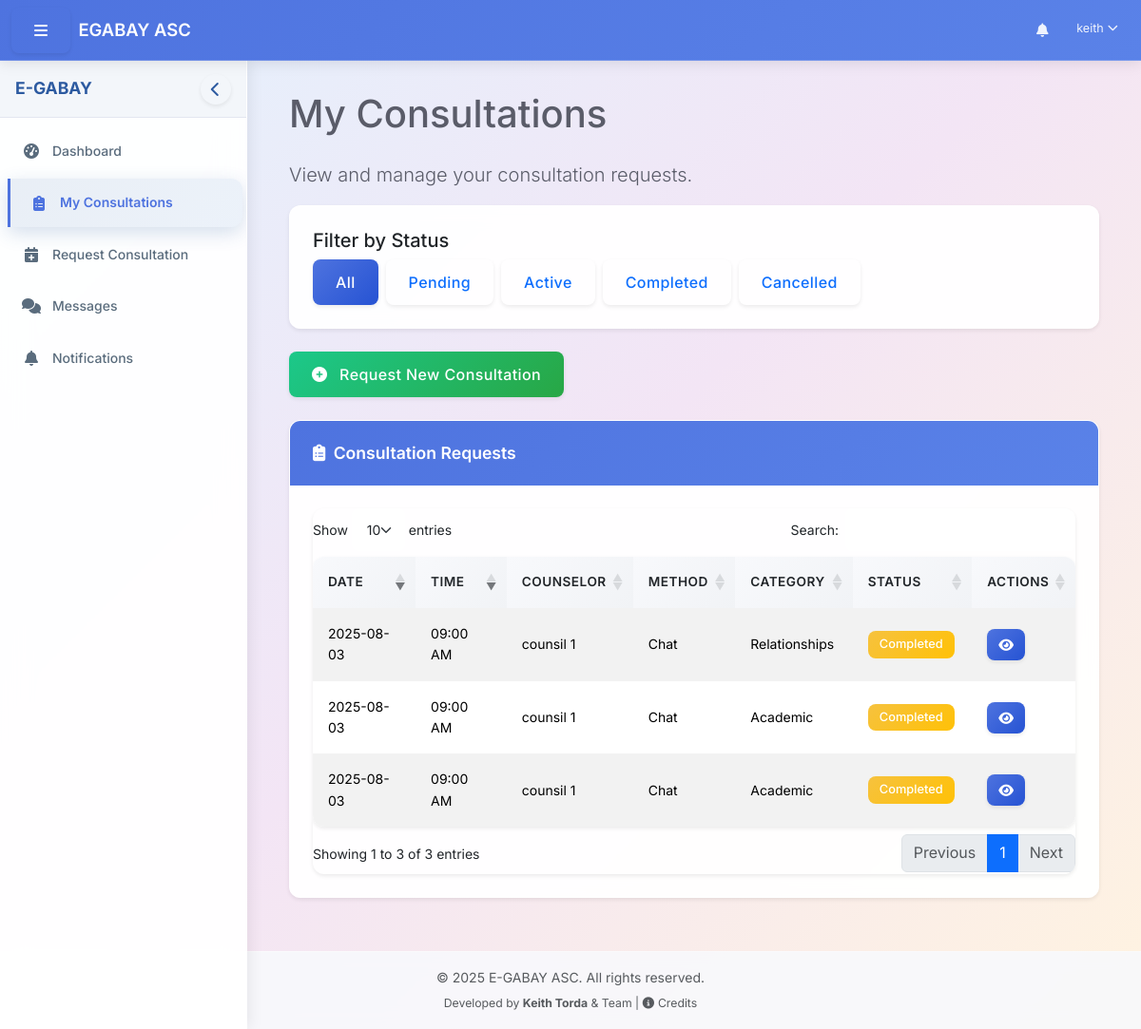
Before: /dashboard/student/consultations.php (signed in) with the older database file.
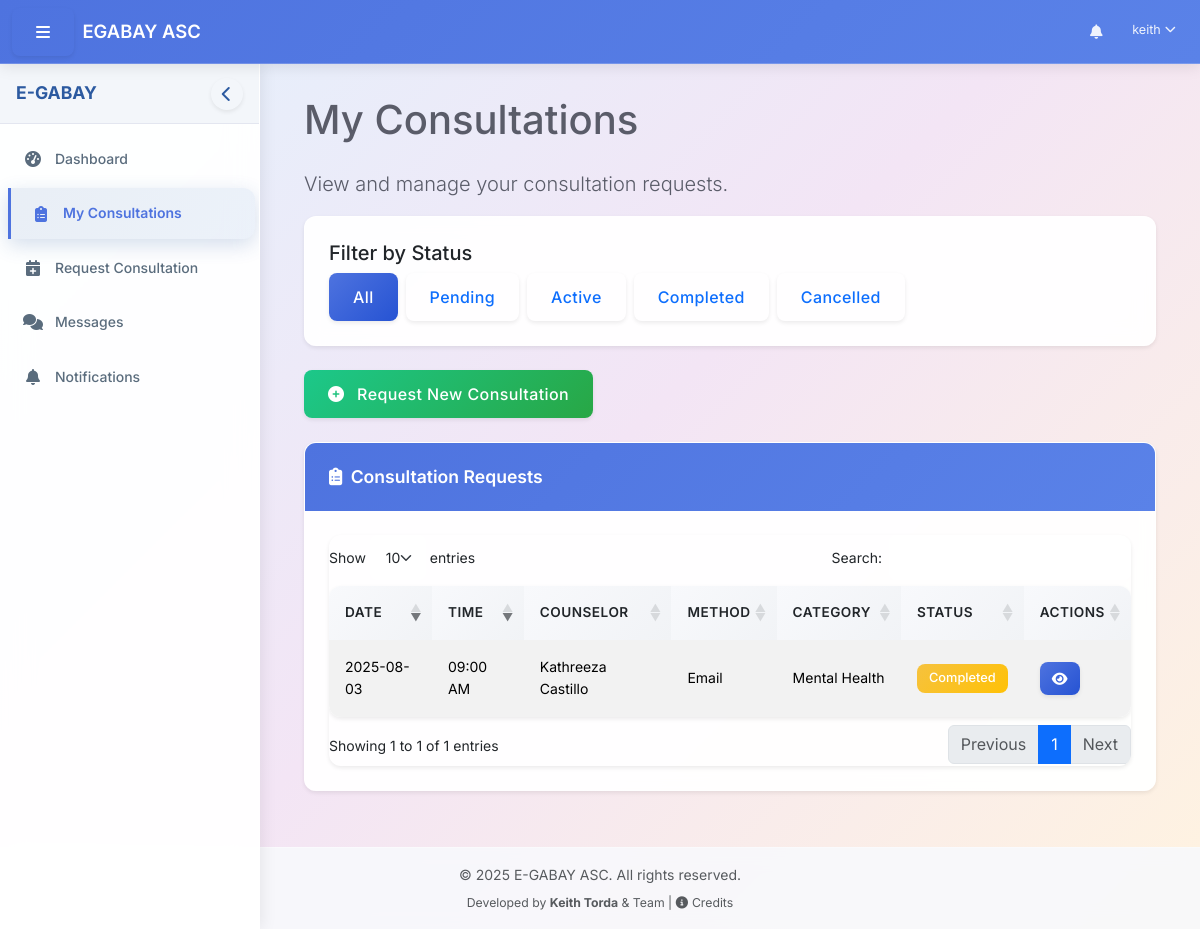
After: the same page with the newer database file.
### tables this page shows
CREATE TABLE `consultation_requests` (
  `id` int(11) NOT NULL AUTO_INCREMENT,
  `student_id` int(11) NOT NULL,
  `counselor_id` int(11) DEFAULT NULL,
  `issue_description` text NOT NULL,
  `issue_category` varchar(100) DEFAULT NULL,
  `preferred_date` date NOT NULL,
  `preferred_time` time NOT NULL,
  `communication_method` enum('in_person','phone','video','email','chat','voice') NOT NULL,
  `is_anonymous` tinyint(1) NOT NULL DEFAULT 0,
  `status` enum('pending','live','completed','cancelled') NOT NULL DEFAULT 'pending',
  `counselor_notes` text DEFAULT NULL,
  `created_at` timestamp NOT NULL DEFAULT current_timestamp(),
  `updated_at` timestamp NOT NULL DEFAULT current_timestamp() ON UPDATE current_timestamp(),
  PRIMARY KEY (`id`),
  KEY `idx_consultation_requests_student` (`student_id`),
  KEY `idx_consultation_requests_counselor` (`counselor_id`),
  CONSTRAINT `consultation_requests_ibfk_1` FOREIGN KEY (`student_id`) REFERENCES `users` (`user_id`) ON DELETE CASCADE,
  CONSTRAINT `consultation_requests_ibfk_2` FOREIGN KEY (`counselor_id`) REFERENCES `users` (`user_id`) ON DELETE CASCADE
);

CREATE TABLE `users` (
  `user_id` int(11) NOT NULL AUTO_INCREMENT,
  `username` varchar(50) NOT NULL,
  `password` varchar(255) NOT NULL,
  `first_name` varchar(100) NOT NULL,
  `last_name` varchar(100) NOT NULL,
  `email` varchar(100) NOT NULL,
  `role_id` int(11) NOT NULL,
  `is_active` tinyint(1) DEFAULT 1,
  `last_login` datetime DEFAULT NULL,
  `created_at` timestamp NOT NULL DEFAULT current_timestamp(),
  `updated_at` timestamp NOT NULL DEFAULT current_timestamp() ON UPDATE current_timestamp(),
  `profile_picture` varchar(255) DEFAULT NULL,
  `verification_token` varchar(64) DEFAULT NULL,
  `is_verified` tinyint(1) NOT NULL DEFAULT 0,
  PRIMARY KEY (`user_id`),
  UNIQUE KEY `username` (`username`),
  UNIQUE KEY `email` (`email`),
  KEY `idx_users_role` (`role_id`),
  CONSTRAINT `users_ibfk_1` FOREIGN KEY (`role_id`) REFERENCES `roles` (`role_id`)
);

### includes/utility.php (called while the page is built, shortened)
<?php
function formatDate($date, $format = 'Y-m-d') {
    $timestamp = strtotime($date);
    return date($format, $timestamp);
}
function formatTime($time, $format = 'h:i A') {
    $timestamp = strtotime($time);
    return date($format, $timestamp);
}
?>

### dashboard/student/consultations.php (the view, shortened to what the changed rows need)
<?php
require_once __DIR__ . '/../../includes/path_fix.php';
require_once $base_path . '/config/config.php';
require_once $base_path . '/classes/Auth.php';
$user_id = $_SESSION['user_id'];
$database = new Database();
$db = $database->getConnection();
$status_filter = isset($_GET['status']) ? $_GET['status'] : '';
$query = "SELECT cr.*,
          u.first_name as counselor_first_name, u.last_name as counselor_last_name
          FROM consultation_requests cr
          LEFT JOIN users u ON cr.counselor_id = u.user_id
          WHERE cr.student_id = ?";
$query .= " ORDER BY cr.created_at DESC";
$stmt = $db->prepare($query);
if (!empty($status_filter)) {
    $stmt->execute([$user_id, $status_filter]);
} else {
    $stmt->execute([$user_id]);
}
$consultations = $stmt->fetchAll(PDO::FETCH_ASSOC);
include_once $base_path . '/includes/header.php';
?>
<div class="row">
    <div class="col-12">
        <h1 class="mb-4">My Consultations</h1>
    </div>
</div>
<div class="card mb-4">
    <div class="card-body">
        <?php if (empty($consultations)): ?>
            <p class="text-center">No consultation requests found.</p>
        <?php else: ?>
            <div class="table-responsive">
                <table class="table table-striped table-hover" id="consultationsTable">
                    <thead>
                        <tr>
                            <th>Date</th>
                            <th>Time</th>
                            <th>Counselor</th>
                            <th>Method</th>
                            <th>Category</th>
                            <th>Status</th>
                            <th>Actions</th>
                        </tr>
                    </thead>
                    <tbody>
                        <?php foreach ($consultations as $consultation): ?>
                            <tr>
                                <td><?php echo formatDate($consultation['preferred_date']); ?></td>
                                <td><?php echo formatTime($consultation['preferred_time']); ?></td>
                                <td>
                                    <?php
                                    if ($consultation['counselor_id']) {
                                        echo $consultation['counselor_first_name'] . ' ' . $consultation['counselor_last_name'];
                                    } else {
                                        echo '<span class="text-muted">Not Assigned</span>';
                                    }
                                    ?>
                                </td>
                                <td><?php echo ucfirst(str_replace('_', ' ', $consultation['communication_method'])); ?></td>
                                <td><?php echo !empty($consultation['issue_category']) ? $consultation['issue_category'] : 'Uncategorized'; ?></td>
                                <td>
                                    <?php
                                    switch ($consultation['status']) {
                                        case 'completed':
                                            echo '<span class="badge bg-warning">Completed</span>';
                                            break;
                                    }
                                    ?>
                                </td>
                                <td>
                                    <div class="btn-group">
                                        <a href="<?php echo SITE_URL; ?>/dashboard/student/view_consultation.php?id=<?php echo $consultation['id']; ?>" class="btn btn-sm btn-primary">
                                            <i class="fas fa-eye"></i>
                                        </a>
                                    </div>
                                </td>
                            </tr>
                        <?php endforeach; ?>
                    </tbody>
                </table>
            </div>
        <?php endif; ?>
    </div>
</div>
<?php
include_once $base_path . '/includes/footer.php';
?>

Changed rows visible on the page:
removed consultation_requests: preferred_date "2025-08-03", preferred_time "09:00 AM", counselor.first_name "counsil", counselor.last_name "1", communication_method "Chat", issue_category "Relationships", status "Completed"
removed consultation_requests: preferred_date "2025-08-03", preferred_time "09:00 AM", counselor.first_name "counsil", counselor.last_name "1", communication_method "Chat", issue_category "Academic", status "Completed"
removed consultation_requests: preferred_date "2025-08-03", preferred_time "09:00 AM", counselor.first_name "counsil", counselor.last_name "1", communication_method "Chat", issue_category "Academic", status "Completed"
added consultation_requests: preferred_date "2025-08-03", preferred_time "09:00 AM", counselor.first_name "Kathreeza", counselor.last_name "Castillo", communication_method "Email", issue_category "Mental Health", status "Completed"
Other visible differences:
text written by a page script: "Show entries Search: Showing 1 to 3 of 3 entries Previous 1 Next" → "Show entries Search: Showing 1 to 1 of 1 entries Previous 1 Next"
